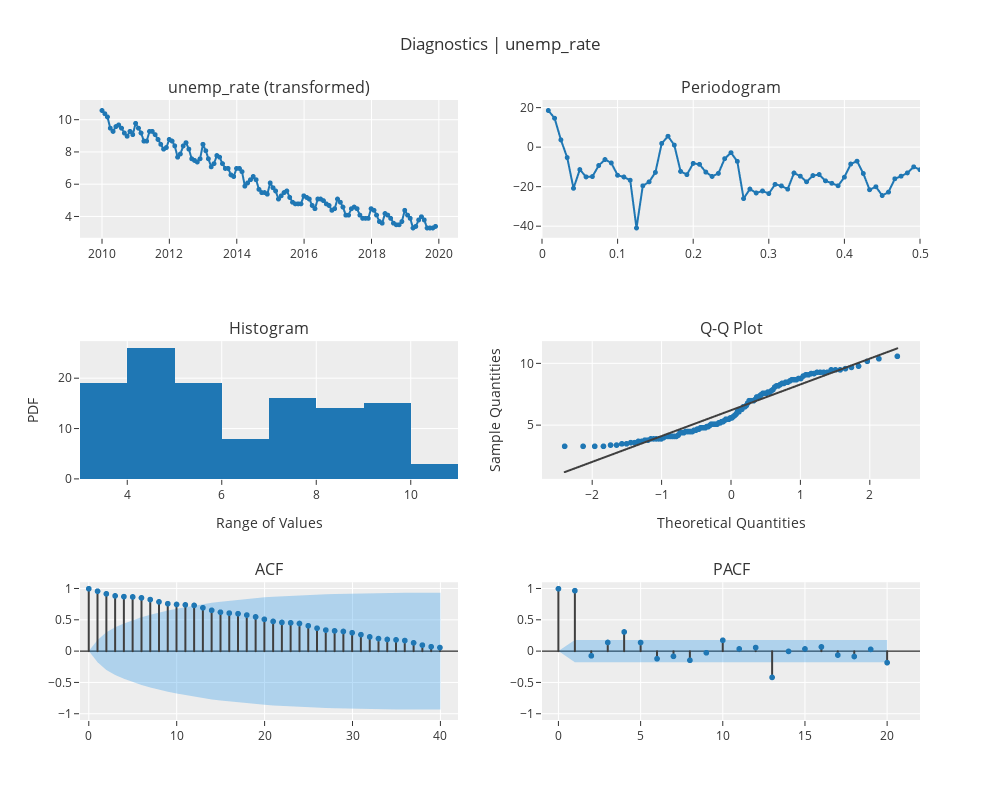

Notebook code for this chart:
### Markdown cell above
3. Explore the time series using visualizations:

### Code cell
exp.plot_model(
    plot="diagnostics", 
    fig_kwargs={"height": 800, "width": 1000}
)

### Figure 1 — Plotly figure (JSON) as saved in the notebook; plotly's stock layout.template omitted (floating-point values rounded to 4 significant figures)
{"data": [{"line": {"color": "rgb(31, 119, 180)", "width": 2}, "marker": {"color": "rgb(31, 119, 180)", "size": 5}, "mode": "lines+markers", "name": "unemp_rate (transformed)", "showlegend": false, "type": "scattergl", "x": ["2010-01-01T00:00:00", "2010-02-01T00:00:00", "2010-03-01T00:00:00", "2010-04-01T00:00:00", "2010-05-01T00:00:00", "2010-06-01T00:00:00", "2010-07-01T00:00:00", "2010-08-01T00:00:00", "2010-09-01T00:00:00", "2010-10-01T00:00:00", "2010-11-01T00:00:00", "2010-12-01T00:00:00", "2011-01-01T00:00:00", "2011-02-01T00:00:00", "2011-03-01T00:00:00", "2011-04-01T00:00:00", "2011-05-01T00:00:00", "2011-06-01T00:00:00", "2011-07-01T00:00:00", "2011-08-01T00:00:00", "2011-09-01T00:00:00", "2011-10-01T00:00:00", "2011-11-01T00:00:00", "2011-12-01T00:00:00", "2012-01-01T00:00:00", "2012-02-01T00:00:00", "2012-03-01T00:00:00", "2012-04-01T00:00:00", "2012-05-01T00:00:00", "2012-06-01T00:00:00", "2012-07-01T00:00:00", "2012-08-01T00:00:00", "2012-09-01T00:00:00", "2012-10-01T00:00:00", "2012-11-01T00:00:00", "2012-12-01T00:00:00", "2013-01-01T00:00:00", "2013-02-01T00:00:00", "2013-03-01T00:00:00", "2013-04-01T00:00:00", "2013-05-01T00:00:00", "2013-06-01T00:00:00", "2013-07-01T00:00:00", "2013-08-01T00:00:00", "2013-09-01T00:00:00", "2013-10-01T00:00:00", "2013-11-01T00:00:00", "2013-12-01T00:00:00", "2014-01-01T00:00:00", "2014-02-01T00:00:00", "2014-03-01T00:00:00", "2014-04-01T00:00:00", "2014-05-01T00:00:00", "2014-06-01T00:00:00", "2014-07-01T00:00:00", "2014-08-01T00:00:00", "2014-09-01T00:00:00", "2014-10-01T00:00:00", "2014-11-01T00:00:00", "2014-12-01T00:00:00", "2015-01-01T00:00:00", "2015-02-01T00:00:00", "2015-03-01T00:00:00", "2015-04-01T00:00:00", "2015-05-01T00:00:00", "2015-06-01T00:00:00", "2015-07-01T00:00:00", "2015-08-01T00:00:00", "2015-09-01T00:00:00", "2015-10-01T00:00:00", "2015-11-01T00:00:00", "2015-12-01T00:00:00", "2016-01-01T00:00:00", "2016-02-01T00:00:00", "2016-03-01T00:00:00", "2016-04-01T00:00:00", "2016-05-01T00:00:00", "2016-06-01T00:00:00", "2016-07-01T00:00:00", "2016-08-01T00:00:00", "2016-09-01T00:00:00", "2016-10-01T00:00:00", "2016-11-01T00:00:00", "2016-12-01T00:00:00", "2017-01-01T00:00:00", "2017-02-01T00:00:00", "2017-03-01T00:00:00", "2017-04-01T00:00:00", "2017-05-01T00:00:00", "2017-06-01T00:00:00", "2017-07-01T00:00:00", "2017-08-01T00:00:00", "2017-09-01T00:00:00", "2017-10-01T00:00:00", "2017-11-01T00:00:00", "2017-12-01T00:00:00", "2018-01-01T00:00:00", "2018-02-01T00:00:00", "2018-03-01T00:00:00", "2018-04-01T00:00:00", "2018-05-01T00:00:00", "2018-06-01T00:00:00", "2018-07-01T00:00:00", "2018-08-01T00:00:00", "2018-09-01T00:00:00", "2018-10-01T00:00:00", "2018-11-01T00:00:00", "2018-12-01T00:00:00", "2019-01-01T00:00:00", "2019-02-01T00:00:00", "2019-03-01T00:00:00", "2019-04-01T00:00:00", "2019-05-01T00:00:00", "2019-06-01T00:00:00", "2019-07-01T00:00:00", "2019-08-01T00:00:00", "2019-09-01T00:00:00", "2019-10-01T00:00:00", "2019-11-01T00:00:00", "2019-12-01T00:00:00"], "xaxis": "x", "y": [10.6, 10.4, 10.2, 9.5, 9.3, 9.6, 9.7, 9.5, 9.2, 9, 9.3, 9.1, 9.8, 9.5, 9.2, 8.7, 8.7, 9.3, 9.3, 9.1, 8.8, 8.5, 8.2, 8.3, 8.8, 8.7, 8.4, 7.7, 7.9, 8.4, 8.6, 8.2, 7.6, 7.5, 7.4, 7.6, 8.5, 8.1, 7.6, 7.1, 7.3, 7.8, 7.7, 7.3, 7, 7, 6.6, 6.5, 7, 7, 6.8, 5.9, 6.1, 6.3, 6.5, 6.3, 5.7, 5.5, 5.5, 5.4, 6.1, 5.8, 5.6, 5.1, 5.3, 5.5, 5.6, 5.2, 4.9, 4.8, 4.8, 4.8, 5.3, 5.2, 5.1, 4.7, 4.5, 5.1, 5.1, 5, 4.8, 4.7, 4.4, 4.5, 5.1, 4.9, 4.6, 4.1, 4.1, 4.5, 4.6, 4.5, 4.1, 3.9, 3.9, 3.9, 4.5, 4.4, 4.1, 3.7, 3.6, 4.2, 4.1, 3.9, 3.6, 3.5, 3.5, 3.7, 4.4, 4.1, 3.9, 3.3, 3.4, 3.8, 4, 3.8, 3.3, 3.3, 3.3, 3.4], "yaxis": "y"}, {"hoverinfo": "text", "hovertext": ["Freq: 0.0083<br>Ampl: 18.7936<br>Time period: 120.0", "Freq: 0.0167<br>Ampl: 14.8786<br>Time period: 60.0", "Freq: 0.025<br>Ampl: 3.8869<br>Time period: 40.0", "Freq: 0.0333<br>Ampl: -5.0895<br>Time period: 30.0", "Freq: 0.0417<br>Ampl: -20.6737<br>Time period: 24.0", "Freq: 0.05<br>Ampl: -11.1728<br>Time period: 20.0", "Freq: 0.0583<br>Ampl: -14.8811<br>Time period: 17.1429", "Freq: 0.0667<br>Ampl: -14.7113<br>Time period: 15.0", "Freq: 0.075<br>Ampl: -9.1221<br>Time period: 13.3333", "Freq: 0.0833<br>Ampl: -6.0796<br>Time period: 12.0", "Freq: 0.0917<br>Ampl: -7.8255<br>Time period: 10.9091", "Freq: 0.1<br>Ampl: -14.0614<br>Time period: 10.0", "Freq: 0.1083<br>Ampl: -14.9371<br>Time period: 9.2308", "Freq: 0.1167<br>Ampl: -16.5599<br>Time period: 8.5714", "Freq: 0.125<br>Ampl: -40.8022<br>Time period: 8.0", "Freq: 0.1333<br>Ampl: -19.3991<br>Time period: 7.5", "Freq: 0.1417<br>Ampl: -17.4043<br>Time period: 7.0588", "Freq: 0.15<br>Ampl: -12.5927<br>Time period: 6.6667", "Freq: 0.1583<br>Ampl: 2.0914<br>Time period: 6.3158", "Freq: 0.1667<br>Ampl: 5.7333<br>Time period: 6.0", "Freq: 0.175<br>Ampl: 1.2389<br>Time period: 5.7143", "Freq: 0.1833<br>Ampl: -12.0958<br>Time period: 5.4545", "Freq: 0.1917<br>Ampl: -13.7369<br>Time period: 5.2174", "Freq: 0.2<br>Ampl: -8.03<br>Time period: 5.0", "Freq: 0.2083<br>Ampl: -8.51<br>Time period: 4.8", "Freq: 0.2167<br>Ampl: -12.444<br>Time period: 4.6154", "Freq: 0.225<br>Ampl: -14.6514<br>Time period: 4.4444", "Freq: 0.2333<br>Ampl: -13.0969<br>Time period: 4.2857", "Freq: 0.2417<br>Ampl: -5.6371<br>Time period: 4.1379", "Freq: 0.25<br>Ampl: -2.6079<br>Time period: 4.0", "Freq: 0.2583<br>Ampl: -7.0065<br>Time period: 3.871", "Freq: 0.2667<br>Ampl: -25.875<br>Time period: 3.75", "Freq: 0.275<br>Ampl: -21.0534<br>Time period: 3.6364", "Freq: 0.2833<br>Ampl: -23.037<br>Time period: 3.5294", "Freq: 0.2917<br>Ampl: -22.0225<br>Time period: 3.4286", "Freq: 0.3<br>Ampl: -23.3572<br>Time period: 3.3333", "Freq: 0.3083<br>Ampl: -18.6718<br>Time period: 3.2432", "Freq: 0.3167<br>Ampl: -19.4406<br>Time period: 3.1579", "Freq: 0.325<br>Ampl: -21.0876<br>Time period: 3.0769", "Freq: 0.3333<br>Ampl: -12.9039<br>Time period: 3.0", "Freq: 0.3417<br>Ampl: -14.5234<br>Time period: 2.9268", "Freq: 0.35<br>Ampl: -17.3673<br>Time period: 2.8571", "Freq: 0.3583<br>Ampl: -14.2178<br>Time period: 2.7907", "Freq: 0.3667<br>Ampl: -13.7015<br>Time period: 2.7273", "Freq: 0.375<br>Ampl: -16.8836<br>Time period: 2.6667", "Freq: 0.3833<br>Ampl: -18.115<br>Time period: 2.6087", "Freq: 0.3917<br>Ampl: -19.3733<br>Time period: 2.5532", "Freq: 0.4<br>Ampl: -15.0363<br>Time period: 2.5", "Freq: 0.4083<br>Ampl: -8.3778<br>Time period: 2.449", "Freq: 0.4167<br>Ampl: -6.9097<br>Time period: 2.4", "Freq: 0.425<br>Ampl: -13.1646<br>Time period: 2.3529", "Freq: 0.4333<br>Ampl: -21.4042<br>Time period: 2.3077", "Freq: 0.4417<br>Ampl: -19.8842<br>Time period: 2.2642", "Freq: 0.45<br>Ampl: -24.3521<br>Time period: 2.2222", "Freq: 0.4583<br>Ampl: -22.5899<br>Time period: 2.1818", "Freq: 0.4667<br>Ampl: -15.8398<br>Time period: 2.1429", "Freq: 0.475<br>Ampl: -14.5196<br>Time period: 2.1053", "Freq: 0.4833<br>Ampl: -12.8431<br>Time period: 2.069", "Freq: 0.4917<br>Ampl: -9.7897<br>Time period: 2.0339", "Freq: 0.5<br>Ampl: -11.2356<br>Time period: 2.0"], "line": {"color": "#1f77b4", "width": 2}, "marker": {"size": 5}, "mode": "lines+markers", "name": "unemp_rate (transformed)", "showlegend": false, "type": "scattergl", "x": [0.008333, 0.01667, 0.025, 0.03333, 0.04167, 0.05, 0.05833, 0.06667, 0.075, 0.08333, 0.09167, 0.1, 0.1083, 0.1167, 0.125, 0.1333, 0.1417, 0.15, 0.1583, 0.1667, 0.175, 0.1833, 0.1917, 0.2, 0.2083, 0.2167, 0.225, 0.2333, 0.2417, 0.25, 0.2583, 0.2667, 0.275, 0.2833, 0.2917, 0.3, 0.3083, 0.3167, 0.325, 0.3333, 0.3417, 0.35, 0.3583, 0.3667, 0.375, 0.3833, 0.3917, 0.4, 0.4083, 0.4167, 0.425, 0.4333, 0.4417, 0.45, 0.4583, 0.4667, 0.475, 0.4833, 0.4917, 0.5], "xaxis": "x2", "y": [18.79, 14.88, 3.887, -5.09, -20.67, -11.17, -14.88, -14.71, -9.122, -6.08, -7.825, -14.06, -14.94, -16.56, -40.8, -19.4, -17.4, -12.59, 2.091, 5.733, 1.239, -12.1, -13.74, -8.03, -8.51, -12.44, -14.65, -13.1, -5.637, -2.608, -7.006, -25.88, -21.05, -23.04, -22.02, -23.36, -18.67, -19.44, -21.09, -12.9, -14.52, -17.37, -14.22, -13.7, -16.88, -18.12, -19.37, -15.04, -8.378, -6.91, -13.16, -21.4, -19.88, -24.35, -22.59, -15.84, -14.52, -12.84, -9.79, -11.24], "yaxis": "y2"}, {"alignmentgroup": "True", "bingroup": "x", "hovertemplate": "variable=unemp_rate (transformed)<br>value=%{x}<br>count=%{y}<extra></extra>", "legendgroup": "unemp_rate (transformed)", "marker": {"color": "#1f77b4", "pattern": {"shape": ""}}, "name": "unemp_rate (transformed)", "offsetgroup": "unemp_rate (transformed)", "orientation": "v", "showlegend": false, "type": "histogram", "x": [10.6, 10.4, 10.2, 9.5, 9.3, 9.6, 9.7, 9.5, 9.2, 9, 9.3, 9.1, 9.8, 9.5, 9.2, 8.7, 8.7, 9.3, 9.3, 9.1, 8.8, 8.5, 8.2, 8.3, 8.8, 8.7, 8.4, 7.7, 7.9, 8.4, 8.6, 8.2, 7.6, 7.5, 7.4, 7.6, 8.5, 8.1, 7.6, 7.1, 7.3, 7.8, 7.7, 7.3, 7, 7, 6.6, 6.5, 7, 7, 6.8, 5.9, 6.1, 6.3, 6.5, 6.3, 5.7, 5.5, 5.5, 5.4, 6.1, 5.8, 5.6, 5.1, 5.3, 5.5, 5.6, 5.2, 4.9, 4.8, 4.8, 4.8, 5.3, 5.2, 5.1, 4.7, 4.5, 5.1, 5.1, 5, 4.8, 4.7, 4.4, 4.5, 5.1, 4.9, 4.6, 4.1, 4.1, 4.5, 4.6, 4.5, 4.1, 3.9, 3.9, 3.9, 4.5, 4.4, 4.1, 3.7, 3.6, 4.2, 4.1, 3.9, 3.6, 3.5, 3.5, 3.7, 4.4, 4.1, 3.9, 3.3, 3.4, 3.8, 4, 3.8, 3.3, 3.3, 3.3, 3.4], "xaxis": "x3", "yaxis": "y3"}, {"marker": {"color": "#1f77b4"}, "mode": "markers", "name": "unemp_rate (transformed)", "showlegend": false, "type": "scattergl", "x": [-2.397, -2.131, -1.964, -1.838, -1.736, -1.649, -1.573, -1.505, -1.444, -1.388, -1.335, -1.286, -1.24, -1.197, -1.155, -1.116, -1.078, -1.042, -1.007, -0.9729, -0.9402, -0.9085, -0.8776, -0.8475, -0.8182, -0.7896, -0.7616, -0.7342, -0.7074, -0.681, -0.6551, -0.6296, -0.6046, -0.5799, -0.5556, -0.5315, -0.5078, -0.4844, -0.4612, -0.4383, -0.4156, -0.3931, -0.3709, -0.3488, -0.3268, -0.305, -0.2834, -0.2619, -0.2405, -0.2193, -0.1981, -0.177, -0.156, -0.1351, -0.1142, -0.09336, -0.07257, -0.05181, -0.03108, -0.01036, 0.01036, 0.03108, 0.05181, 0.07257, 0.09336, 0.1142, 0.1351, 0.156, 0.177, 0.1981, 0.2193, 0.2405, 0.2619, 0.2834, 0.305, 0.3268, 0.3488, 0.3709, 0.3931, 0.4156, 0.4383, 0.4612, 0.4844, 0.5078, 0.5315, 0.5556, 0.5799, 0.6046, 0.6296, 0.6551, 0.681, 0.7074, 0.7342, 0.7616, 0.7896, 0.8182, 0.8475, 0.8776, 0.9085, 0.9402, 0.9729, 1.007, 1.042, 1.078, 1.116, 1.155, 1.197, 1.24, 1.286, 1.335, 1.388, 1.444, 1.505, 1.573, 1.649, 1.736, 1.838, 1.964, 2.131, 2.397], "xaxis": "x4", "y": [3.3, 3.3, 3.3, 3.3, 3.4, 3.4, 3.5, 3.5, 3.6, 3.6, 3.7, 3.7, 3.8, 3.8, 3.9, 3.9, 3.9, 3.9, 3.9, 4, 4.1, 4.1, 4.1, 4.1, 4.1, 4.1, 4.2, 4.4, 4.4, 4.4, 4.5, 4.5, 4.5, 4.5, 4.5, 4.6, 4.6, 4.7, 4.7, 4.8, 4.8, 4.8, 4.8, 4.9, 4.9, 5, 5.1, 5.1, 5.1, 5.1, 5.1, 5.2, 5.2, 5.3, 5.3, 5.4, 5.5, 5.5, 5.5, 5.6, 5.6, 5.7, 5.8, 5.9, 6.1, 6.1, 6.3, 6.3, 6.5, 6.5, 6.6, 6.8, 7, 7, 7, 7, 7.1, 7.3, 7.3, 7.4, 7.5, 7.6, 7.6, 7.6, 7.7, 7.7, 7.8, 7.9, 8.1, 8.2, 8.2, 8.3, 8.4, 8.4, 8.5, 8.5, 8.6, 8.7, 8.7, 8.7, 8.8, 8.8, 9, 9.1, 9.1, 9.2, 9.2, 9.3, 9.3, 9.3, 9.3, 9.5, 9.5, 9.5, 9.6, 9.7, 9.8, 10.2, 10.4, 10.6], "yaxis": "y4"}, {"line": {"color": "#3f3f3f"}, "mode": "lines", "name": "unemp_rate (transformed)", "showlegend": false, "type": "scattergl", "x": [-2.397, -2.131, -1.964, -1.838, -1.736, -1.649, -1.573, -1.505, -1.444, -1.388, -1.335, -1.286, -1.24, -1.197, -1.155, -1.116, -1.078, -1.042, -1.007, -0.9729, -0.9402, -0.9085, -0.8776, -0.8475, -0.8182, -0.7896, -0.7616, -0.7342, -0.7074, -0.681, -0.6551, -0.6296, -0.6046, -0.5799, -0.5556, -0.5315, -0.5078, -0.4844, -0.4612, -0.4383, -0.4156, -0.3931, -0.3709, -0.3488, -0.3268, -0.305, -0.2834, -0.2619, -0.2405, -0.2193, -0.1981, -0.177, -0.156, -0.1351, -0.1142, -0.09336, -0.07257, -0.05181, -0.03108, -0.01036, 0.01036, 0.03108, 0.05181, 0.07257, 0.09336, 0.1142, 0.1351, 0.156, 0.177, 0.1981, 0.2193, 0.2405, 0.2619, 0.2834, 0.305, 0.3268, 0.3488, 0.3709, 0.3931, 0.4156, 0.4383, 0.4612, 0.4844, 0.5078, 0.5315, 0.5556, 0.5799, 0.6046, 0.6296, 0.6551, 0.681, 0.7074, 0.7342, 0.7616, 0.7896, 0.8182, 0.8475, 0.8776, 0.9085, 0.9402, 0.9729, 1.007, 1.042, 1.078, 1.116, 1.155, 1.197, 1.24, 1.286, 1.335, 1.388, 1.444, 1.505, 1.573, 1.649, 1.736, 1.838, 1.964, 2.131, 2.397], "xaxis": "x4", "y": [1.207, 1.763, 2.114, 2.378, 2.592, 2.773, 2.932, 3.074, 3.202, 3.32, 3.43, 3.532, 3.629, 3.72, 3.806, 3.889, 3.968, 4.044, 4.117, 4.188, 4.257, 4.323, 4.388, 4.451, 4.512, 4.572, 4.631, 4.688, 4.744, 4.799, 4.854, 4.907, 4.959, 5.011, 5.062, 5.112, 5.162, 5.211, 5.259, 5.307, 5.355, 5.402, 5.449, 5.495, 5.541, 5.586, 5.632, 5.677, 5.721, 5.766, 5.81, 5.854, 5.898, 5.942, 5.986, 6.03, 6.073, 6.117, 6.16, 6.203, 6.247, 6.29, 6.333, 6.377, 6.42, 6.464, 6.508, 6.552, 6.596, 6.64, 6.684, 6.729, 6.773, 6.818, 6.864, 6.909, 6.955, 7.001, 7.048, 7.095, 7.143, 7.191, 7.239, 7.288, 7.338, 7.388, 7.439, 7.491, 7.543, 7.596, 7.651, 7.706, 7.762, 7.819, 7.878, 7.938, 7.999, 8.062, 8.127, 8.193, 8.262, 8.333, 8.406, 8.482, 8.561, 8.644, 8.73, 8.821, 8.918, 9.02, 9.13, 9.248, 9.376, 9.518, 9.677, 9.858, 10.07, 10.34, 10.69, 11.24], "yaxis": "y4"}, {"line": {"color": "#3f3f3f"}, "mode": "lines", "name": "ACF", "showlegend": false, "type": "scattergl", "x": [0, 0], "xaxis": "x5", "y": [0, 1], "yaxis": "y5"}, {"line": {"color": "#3f3f3f"}, "mode": "lines", "name": "ACF", "showlegend": false, "type": "scattergl", "x": [1, 1], "xaxis": "x5", "y": [0, 0.9607], "yaxis": "y5"}, {"line": {"color": "#3f3f3f"}, "mode": "lines", "name": "ACF", "showlegend": false, "type": "scattergl", "x": [2, 2], "xaxis": "x5", "y": [0, 0.9185], "yaxis": "y5"}, {"line": {"color": "#3f3f3f"}, "mode": "lines", "name": "ACF", "showlegend": false, "type": "scattergl", "x": [3, 3], "xaxis": "x5", "y": [0, 0.8861], "yaxis": "y5"}, {"line": {"color": "#3f3f3f"}, "mode": "lines", "name": "ACF", "showlegend": false, "type": "scattergl", "x": [4, 4], "xaxis": "x5", "y": [0, 0.8739], "yaxis": "y5"}, {"line": {"color": "#3f3f3f"}, "mode": "lines", "name": "ACF", "showlegend": false, "type": "scattergl", "x": [5, 5], "xaxis": "x5", "y": [0, 0.8696], "yaxis": "y5"}, {"line": {"color": "#3f3f3f"}, "mode": "lines", "name": "ACF", "showlegend": false, "type": "scattergl", "x": [6, 6], "xaxis": "x5", "y": [0, 0.8538], "yaxis": "y5"}, {"line": {"color": "#3f3f3f"}, "mode": "lines", "name": "ACF", "showlegend": false, "type": "scattergl", "x": [7, 7], "xaxis": "x5", "y": [0, 0.8263], "yaxis": "y5"}, {"line": {"color": "#3f3f3f"}, "mode": "lines", "name": "ACF", "showlegend": false, "type": "scattergl", "x": [8, 8], "xaxis": "x5", "y": [0, 0.7901], "yaxis": "y5"}, {"line": {"color": "#3f3f3f"}, "mode": "lines", "name": "ACF", "showlegend": false, "type": "scattergl", "x": [9, 9], "xaxis": "x5", "y": [0, 0.7604], "yaxis": "y5"}, {"line": {"color": "#3f3f3f"}, "mode": "lines", "name": "ACF", "showlegend": false, "type": "scattergl", "x": [10, 10], "xaxis": "x5", "y": [0, 0.7484], "yaxis": "y5"}, {"line": {"color": "#3f3f3f"}, "mode": "lines", "name": "ACF", "showlegend": false, "type": "scattergl", "x": [11, 11], "xaxis": "x5", "y": [0, 0.7419], "yaxis": "y5"}, {"line": {"color": "#3f3f3f"}, "mode": "lines", "name": "ACF", "showlegend": false, "type": "scattergl", "x": [12, 12], "xaxis": "x5", "y": [0, 0.7334], "yaxis": "y5"}, {"line": {"color": "#3f3f3f"}, "mode": "lines", "name": "ACF", "showlegend": false, "type": "scattergl", "x": [13, 13], "xaxis": "x5", "y": [0, 0.6956], "yaxis": "y5"}, {"line": {"color": "#3f3f3f"}, "mode": "lines", "name": "ACF", "showlegend": false, "type": "scattergl", "x": [14, 14], "xaxis": "x5", "y": [0, 0.655], "yaxis": "y5"}, {"line": {"color": "#3f3f3f"}, "mode": "lines", "name": "ACF", "showlegend": false, "type": "scattergl", "x": [15, 15], "xaxis": "x5", "y": [0, 0.624], "yaxis": "y5"}, {"line": {"color": "#3f3f3f"}, "mode": "lines", "name": "ACF", "showlegend": false, "type": "scattergl", "x": [16, 16], "xaxis": "x5", "y": [0, 0.6102], "yaxis": "y5"}, {"line": {"color": "#3f3f3f"}, "mode": "lines", "name": "ACF", "showlegend": false, "type": "scattergl", "x": [17, 17], "xaxis": "x5", "y": [0, 0.6005], "yaxis": "y5"}, {"line": {"color": "#3f3f3f"}, "mode": "lines", "name": "ACF", "showlegend": false, "type": "scattergl", "x": [18, 18], "xaxis": "x5", "y": [0, 0.5791], "yaxis": "y5"}, {"line": {"color": "#3f3f3f"}, "mode": "lines", "name": "ACF", "showlegend": false, "type": "scattergl", "x": [19, 19], "xaxis": "x5", "y": [0, 0.5496], "yaxis": "y5"}, {"line": {"color": "#3f3f3f"}, "mode": "lines", "name": "ACF", "showlegend": false, "type": "scattergl", "x": [20, 20], "xaxis": "x5", "y": [0, 0.5103], "yaxis": "y5"}, {"line": {"color": "#3f3f3f"}, "mode": "lines", "name": "ACF", "showlegend": false, "type": "scattergl", "x": [21, 21], "xaxis": "x5", "y": [0, 0.4775], "yaxis": "y5"}, {"line": {"color": "#3f3f3f"}, "mode": "lines", "name": "ACF", "showlegend": false, "type": "scattergl", "x": [22, 22], "xaxis": "x5", "y": [0, 0.4606], "yaxis": "y5"}, {"line": {"color": "#3f3f3f"}, "mode": "lines", "name": "ACF", "showlegend": false, "type": "scattergl", "x": [23, 23], "xaxis": "x5", "y": [0, 0.4546], "yaxis": "y5"}, {"line": {"color": "#3f3f3f"}, "mode": "lines", "name": "ACF", "showlegend": false, "type": "scattergl", "x": [24, 24], "xaxis": "x5", "y": [0, 0.4442], "yaxis": "y5"}, {"line": {"color": "#3f3f3f"}, "mode": "lines", "name": "ACF", "showlegend": false, "type": "scattergl", "x": [25, 25], "xaxis": "x5", "y": [0, 0.4077], "yaxis": "y5"}, {"line": {"color": "#3f3f3f"}, "mode": "lines", "name": "ACF", "showlegend": false, "type": "scattergl", "x": [26, 26], "xaxis": "x5", "y": [0, 0.3685], "yaxis": "y5"}, {"line": {"color": "#3f3f3f"}, "mode": "lines", "name": "ACF", "showlegend": false, "type": "scattergl", "x": [27, 27], "xaxis": "x5", "y": [0, 0.3383], "yaxis": "y5"}, {"line": {"color": "#3f3f3f"}, "mode": "lines", "name": "ACF", "showlegend": false, "type": "scattergl", "x": [28, 28], "xaxis": "x5", "y": [0, 0.3258], "yaxis": "y5"}, {"line": {"color": "#3f3f3f"}, "mode": "lines", "name": "ACF", "showlegend": false, "type": "scattergl", "x": [29, 29], "xaxis": "x5", "y": [0, 0.3164], "yaxis": "y5"}, {"line": {"color": "#3f3f3f"}, "mode": "lines", "name": "ACF", "showlegend": false, "type": "scattergl", "x": [30, 30], "xaxis": "x5", "y": [0, 0.2959], "yaxis": "y5"}, {"line": {"color": "#3f3f3f"}, "mode": "lines", "name": "ACF", "showlegend": false, "type": "scattergl", "x": [31, 31], "xaxis": "x5", "y": [0, 0.2655], "yaxis": "y5"}, {"line": {"color": "#3f3f3f"}, "mode": "lines", "name": "ACF", "showlegend": false, "type": "scattergl", "x": [32, 32], "xaxis": "x5", "y": [0, 0.2298], "yaxis": "y5"}, {"line": {"color": "#3f3f3f"}, "mode": "lines", "name": "ACF", "showlegend": false, "type": "scattergl", "x": [33, 33], "xaxis": "x5", "y": [0, 0.2025], "yaxis": "y5"}, {"line": {"color": "#3f3f3f"}, "mode": "lines", "name": "ACF", "showlegend": false, "type": "scattergl", "x": [34, 34], "xaxis": "x5", "y": [0, 0.1884], "yaxis": "y5"}, {"line": {"color": "#3f3f3f"}, "mode": "lines", "name": "ACF", "showlegend": false, "type": "scattergl", "x": [35, 35], "xaxis": "x5", "y": [0, 0.182], "yaxis": "y5"}, {"line": {"color": "#3f3f3f"}, "mode": "lines", "name": "ACF", "showlegend": false, "type": "scattergl", "x": [36, 36], "xaxis": "x5", "y": [0, 0.1709], "yaxis": "y5"}, {"line": {"color": "#3f3f3f"}, "mode": "lines", "name": "ACF", "showlegend": false, "type": "scattergl", "x": [37, 37], "xaxis": "x5", "y": [0, 0.1346], "yaxis": "y5"}, {"line": {"color": "#3f3f3f"}, "mode": "lines", "name": "ACF", "showlegend": false, "type": "scattergl", "x": [38, 38], "xaxis": "x5", "y": [0, 0.0979], "yaxis": "y5"}, {"line": {"color": "#3f3f3f"}, "mode": "lines", "name": "ACF", "showlegend": false, "type": "scattergl", "x": [39, 39], "xaxis": "x5", "y": [0, 0.07192], "yaxis": "y5"}, {"line": {"color": "#3f3f3f"}, "mode": "lines", "name": "ACF", "showlegend": false, "type": "scattergl", "x": [40, 40], "xaxis": "x5", "y": [0, 0.05913], "yaxis": "y5"}, {"marker": {"color": "#1f77b4", "size": 6}, "mode": "markers", "name": "ACF", "showlegend": false, "type": "scattergl", "x": [0, 1, 2, 3, 4, 5, 6, 7, 8, 9, 10, 11, 12, 13, 14, 15, 16, 17, 18, 19, 20, 21, 22, 23, 24, 25, 26, 27, 28, 29, 30, 31, 32, 33, 34, 35, 36, 37, 38, 39, 40], "xaxis": "x5", "y": [1, 0.9607, 0.9185, 0.8861, 0.8739, 0.8696, 0.8538, 0.8263, 0.7901, 0.7604, 0.7484, 0.7419, 0.7334, 0.6956, 0.655, 0.624, 0.6102, 0.6005, 0.5791, 0.5496, 0.5103, 0.4775, 0.4606, 0.4546, 0.4442, 0.4077, 0.3685, 0.3383, 0.3258, 0.3164, 0.2959, 0.2655, 0.2298, 0.2025, 0.1884, 0.182, 0.1709, 0.1346, 0.0979, 0.07192, 0.05913], "yaxis": "y5"}, {"line": {"color": "rgba(255,255,255,0)"}, "mode": "lines", "name": "UC", "showlegend": false, "type": "scatter", "x": [0, 1, 2, 3, 4, 5, 6, 7, 8, 9, 10, 11, 12, 13, 14, 15, 16, 17, 18, 19, 20, 21, 22, 23, 24, 25, 26, 27, 28, 29, 30, 31, 32, 33, 34, 35, 36, 37, 38, 39, 40], "xaxis": "x5", "y": [0, 0.1789, 0.3018, 0.3809, 0.442, 0.4942, 0.541, 0.5825, 0.6189, 0.6504, 0.6783, 0.7042, 0.7288, 0.7521, 0.7724, 0.79, 0.8056, 0.8203, 0.8342, 0.847, 0.8583, 0.868, 0.8763, 0.8841, 0.8915, 0.8986, 0.9045, 0.9093, 0.9133, 0.917, 0.9205, 0.9235, 0.926, 0.9278, 0.9292, 0.9304, 0.9316, 0.9326, 0.9332, 0.9335, 0.9337], "yaxis": "y5"}, {"fill": "tonexty", "fillcolor": "rgba(32, 146, 230,0.3)", "line": {"color": "rgba(255,255,255,0)"}, "mode": "lines", "name": "LC", "showlegend": false, "type": "scatter", "x": [0, 1, 2, 3, 4, 5, 6, 7, 8, 9, 10, 11, 12, 13, 14, 15, 16, 17, 18, 19, 20, 21, 22, 23, 24, 25, 26, 27, 28, 29, 30, 31, 32, 33, 34, 35, 36, 37, 38, 39, 40], "xaxis": "x5", "y": [0, -0.1789, -0.3018, -0.3809, -0.442, -0.4942, -0.541, -0.5825, -0.6189, -0.6504, -0.6783, -0.7042, -0.7288, -0.7521, -0.7724, -0.79, -0.8056, -0.8203, -0.8342, -0.847, -0.8583, -0.868, -0.8763, -0.8841, -0.8915, -0.8986, -0.9045, -0.9093, -0.9133, -0.917, -0.9205, -0.9235, -0.926, -0.9278, -0.9292, -0.9304, -0.9316, -0.9326, -0.9332, -0.9335, -0.9337], "yaxis": "y5"}, {"line": {"color": "#3f3f3f"}, "mode": "lines", "name": "PACF", "showlegend": false, "type": "scattergl", "x": [0, 0], "xaxis": "x6", "y": [0, 1], "yaxis": "y6"}, {"line": {"color": "#3f3f3f"}, "mode": "lines", "name": "PACF", "showlegend": false, "type": "scattergl", "x": [1, 1], "xaxis": "x6", "y": [0, 0.9688], "yaxis": "y6"}, {"line": {"color": "#3f3f3f"}, "mode": "lines", "name": "PACF", "showlegend": false, "type": "scattergl", "x": [2, 2], "xaxis": "x6", "y": [0, -0.07282], "yaxis": "y6"}, {"line": {"color": "#3f3f3f"}, "mode": "lines", "name": "PACF", "showlegend": false, "type": "scattergl", "x": [3, 3], "xaxis": "x6", "y": [0, 0.1404], "yaxis": "y6"}, {"line": {"color": "#3f3f3f"}, "mode": "lines", "name": "PACF", "showlegend": false, "type": "scattergl", "x": [4, 4], "xaxis": "x6", "y": [0, 0.3088], "yaxis": "y6"}, {"line": {"color": "#3f3f3f"}, "mode": "lines", "name": "PACF", "showlegend": false, "type": "scattergl", "x": [5, 5], "xaxis": "x6", "y": [0, 0.1395], "yaxis": "y6"}, {"line": {"color": "#3f3f3f"}, "mode": "lines", "name": "PACF", "showlegend": false, "type": "scattergl", "x": [6, 6], "xaxis": "x6", "y": [0, -0.1199], "yaxis": "y6"}, {"line": {"color": "#3f3f3f"}, "mode": "lines", "name": "PACF", "showlegend": false, "type": "scattergl", "x": [7, 7], "xaxis": "x6", "y": [0, -0.08134], "yaxis": "y6"}, {"line": {"color": "#3f3f3f"}, "mode": "lines", "name": "PACF", "showlegend": false, "type": "scattergl", "x": [8, 8], "xaxis": "x6", "y": [0, -0.1445], "yaxis": "y6"}, {"line": {"color": "#3f3f3f"}, "mode": "lines", "name": "PACF", "showlegend": false, "type": "scattergl", "x": [9, 9], "xaxis": "x6", "y": [0, -0.02442], "yaxis": "y6"}, {"line": {"color": "#3f3f3f"}, "mode": "lines", "name": "PACF", "showlegend": false, "type": "scattergl", "x": [10, 10], "xaxis": "x6", "y": [0, 0.1755], "yaxis": "y6"}, {"line": {"color": "#3f3f3f"}, "mode": "lines", "name": "PACF", "showlegend": false, "type": "scattergl", "x": [11, 11], "xaxis": "x6", "y": [0, 0.03763], "yaxis": "y6"}, {"line": {"color": "#3f3f3f"}, "mode": "lines", "name": "PACF", "showlegend": false, "type": "scattergl", "x": [12, 12], "xaxis": "x6", "y": [0, 0.05881], "yaxis": "y6"}, {"line": {"color": "#3f3f3f"}, "mode": "lines", "name": "PACF", "showlegend": false, "type": "scattergl", "x": [13, 13], "xaxis": "x6", "y": [0, -0.4186], "yaxis": "y6"}, {"line": {"color": "#3f3f3f"}, "mode": "lines", "name": "PACF", "showlegend": false, "type": "scattergl", "x": [14, 14], "xaxis": "x6", "y": [0, -0.002352], "yaxis": "y6"}, {"line": {"color": "#3f3f3f"}, "mode": "lines", "name": "PACF", "showlegend": false, "type": "scattergl", "x": [15, 15], "xaxis": "x6", "y": [0, 0.0368], "yaxis": "y6"}, {"line": {"color": "#3f3f3f"}, "mode": "lines", "name": "PACF", "showlegend": false, "type": "scattergl", "x": [16, 16], "xaxis": "x6", "y": [0, 0.06968], "yaxis": "y6"}, {"line": {"color": "#3f3f3f"}, "mode": "lines", "name": "PACF", "showlegend": false, "type": "scattergl", "x": [17, 17], "xaxis": "x6", "y": [0, -0.06138], "yaxis": "y6"}, {"line": {"color": "#3f3f3f"}, "mode": "lines", "name": "PACF", "showlegend": false, "type": "scattergl", "x": [18, 18], "xaxis": "x6", "y": [0, -0.08412], "yaxis": "y6"}, {"line": {"color": "#3f3f3f"}, "mode": "lines", "name": "PACF", "showlegend": false, "type": "scattergl", "x": [19, 19], "xaxis": "x6", "y": [0, 0.03003], "yaxis": "y6"}, {"line": {"color": "#3f3f3f"}, "mode": "lines", "name": "PACF", "showlegend": false, "type": "scattergl", "x": [20, 20], "xaxis": "x6", "y": [0, -0.1827], "yaxis": "y6"}, {"marker": {"color": "#1f77b4", "size": 6}, "mode": "markers", "name": "PACF", "showlegend": false, "type": "scattergl", "x": [0, 1, 2, 3, 4, 5, 6, 7, 8, 9, 10, 11, 12, 13, 14, 15, 16, 17, 18, 19, 20], "xaxis": "x6", "y": [1, 0.9688, -0.07282, 0.1404, 0.3088, 0.1395, -0.1199, -0.08134, -0.1445, -0.02442, 0.1755, 0.03763, 0.05881, -0.4186, -0.002352, 0.0368, 0.06968, -0.06138, -0.08412, 0.03003, -0.1827], "yaxis": "y6"}, {"line": {"color": "rgba(255,255,255,0)"}, "mode": "lines", "name": "UC", "showlegend": false, "type": "scatter", "x": [0, 1, 2, 3, 4, 5, 6, 7, 8, 9, 10, 11, 12, 13, 14, 15, 16, 17, 18, 19, 20], "xaxis": "x6", "y": [0, 0.1789, 0.1789, 0.1789, 0.1789, 0.1789, 0.1789, 0.1789, 0.1789, 0.1789, 0.1789, 0.1789, 0.1789, 0.1789, 0.1789, 0.1789, 0.1789, 0.1789, 0.1789, 0.1789, 0.1789], "yaxis": "y6"}, {"fill": "tonexty", "fillcolor": "rgba(32, 146, 230,0.3)", "line": {"color": "rgba(255,255,255,0)"}, "mode": "lines", "name": "LC", "showlegend": false, "type": "scatter", "x": [0, 1, 2, 3, 4, 5, 6, 7, 8, 9, 10, 11, 12, 13, 14, 15, 16, 17, 18, 19, 20], "xaxis": "x6", "y": [0, -0.1789, -0.1789, -0.1789, -0.1789, -0.1789, -0.1789, -0.1789, -0.1789, -0.1789, -0.1789, -0.1789, -0.1789, -0.1789, -0.1789, -0.1789, -0.1789, -0.1789, -0.1789, -0.1789, -0.1789], "yaxis": "y6"}], "layout": {"annotations": [{"font": {"size": 16}, "showarrow": false, "text": "unemp_rate (transformed)", "x": 0.225, "xanchor": "center", "xref": "paper", "y": 1.0, "yanchor": "bottom", "yref": "paper"}, {"font": {"size": 16}, "showarrow": false, "text": "Periodogram", "x": 0.775, "xanchor": "center", "xref": "paper", "y": 1.0, "yanchor": "bottom", "yref": "paper"}, {"font": {"size": 16}, "showarrow": false, "text": "Histogram", "x": 0.225, "xanchor": "center", "xref": "paper", "y": 0.6111, "yanchor": "bottom", "yref": "paper"}, {"font": {"size": 16}, "showarrow": false, "text": "Q-Q Plot", "x": 0.775, "xanchor": "center", "xref": "paper", "y": 0.6111, "yanchor": "bottom", "yref": "paper"}, {"font": {"size": 16}, "showarrow": false, "text": "ACF", "x": 0.225, "xanchor": "center", "xref": "paper", "y": 0.2222, "yanchor": "bottom", "yref": "paper"}, {"font": {"size": 16}, "showarrow": false, "text": "PACF", "x": 0.775, "xanchor": "center", "xref": "paper", "y": 0.2222, "yanchor": "bottom", "yref": "paper"}], "autosize": false, "height": 800, "showlegend": false, "title": {"text": "Diagnostics | unemp_rate"}, "width": 1000, "xaxis": {"anchor": "y", "domain": [0, 0.45]}, "xaxis2": {"anchor": "y2", "domain": [0.55, 1], "range": [0, 0.5]}, "xaxis3": {"anchor": "y3", "domain": [0, 0.45], "title": {"text": "Range of Values"}}, "xaxis4": {"anchor": "y4", "domain": [0.55, 1], "title": {"text": "Theoretical Quantities"}}, "xaxis5": {"anchor": "y5", "domain": [0, 0.45], "range": [-1, 42]}, "xaxis6": {"anchor": "y6", "domain": [0.55, 1], "range": [-1, 22]}, "yaxis": {"anchor": "x", "domain": [0.7778, 1]}, "yaxis2": {"anchor": "x2", "domain": [0.7778, 1]}, "yaxis3": {"anchor": "x3", "domain": [0.3889, 0.6111], "title": {"text": "PDF"}}, "yaxis4": {"anchor": "x4", "domain": [0.3889, 0.6111], "title": {"text": "Sample Quantities"}}, "yaxis5": {"anchor": "x5", "domain": [0, 0.2222], "range": [-1.1, 1.1], "zerolinecolor": "#000000"}, "yaxis6": {"anchor": "x6", "domain": [0, 0.2222], "range": [-1.1, 1.1], "zerolinecolor": "#000000"}}}
